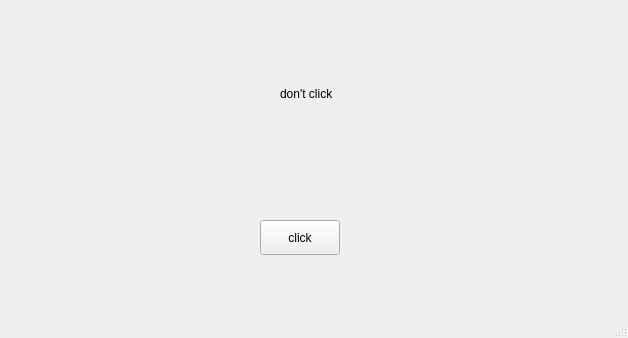
<?xml version="1.0" encoding="UTF-8"?>
<ui version="4.0">
 <class>MainWindow</class>
 <widget class="QMainWindow" name="MainWindow">
  <property name="geometry">
   <rect>
    <x>0</x>
    <y>0</y>
    <width>628</width>
    <height>338</height>
   </rect>
  </property>
  <property name="windowTitle">
   <string>MainWindow</string>
  </property>
  <widget class="QWidget" name="centralwidget">
   <widget class="QPushButton" name="my_button">
    <property name="geometry">
     <rect>
      <x>260</x>
      <y>220</y>
      <width>80</width>
      <height>35</height>
     </rect>
    </property>
    <property name="text">
     <string>click</string>
    </property>
   </widget>
   <widget class="QLabel" name="my_label">
    <property name="geometry">
     <rect>
      <x>280</x>
      <y>80</y>
      <width>101</width>
      <height>27</height>
     </rect>
    </property>
    <property name="text">
     <string>don't click</string>
    </property>
   </widget>
  </widget>
  <widget class="QMenuBar" name="menubar">
   <property name="geometry">
    <rect>
     <x>0</x>
     <y>0</y>
     <width>628</width>
     <height>32</height>
    </rect>
   </property>
  </widget>
  <widget class="QStatusBar" name="statusbar"/>
 </widget>
 <resources/>
 <connections/>
</ui>
